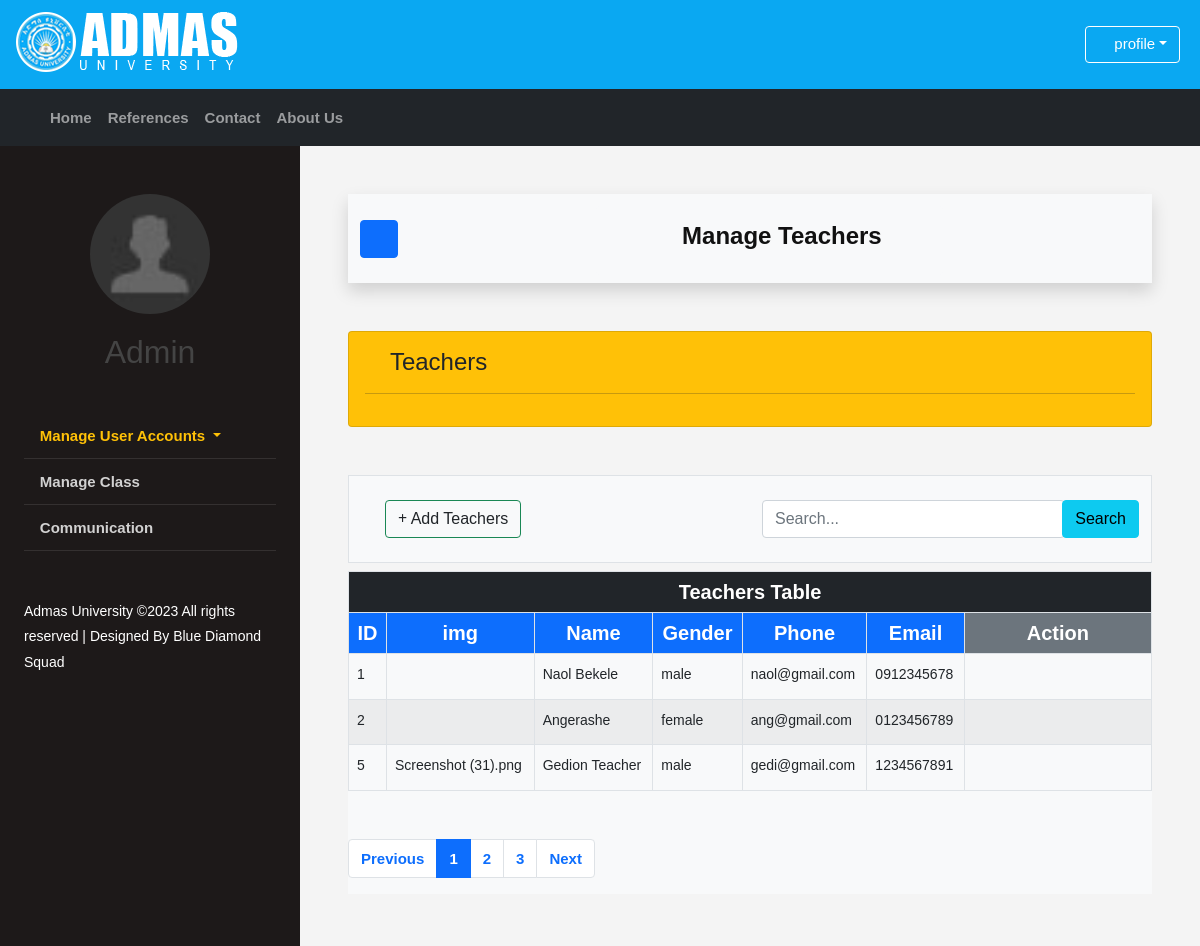
Screenshot of /_admin/a_manage_teachers.php (signed in) with the database file from the repository.
### tables this page shows
CREATE TABLE `teacher` (
  `teacher_id` int(255) NOT NULL,
  `teacher_full_name` varchar(255) NOT NULL,
  `teacher_phone_no` varchar(255) NOT NULL,
  `teacher_gender` varchar(255) NOT NULL,
  `teacher_email` varchar(255) NOT NULL,
  `teacher_password` varchar(255) NOT NULL,
  `teacher_photo` varchar(255) NOT NULL
);

### _admin/a_manage_teachers.php (the view, shortened to what this page needs)
<?php
include "../my_funcs.php";
?>
<!DOCTYPE html>
<html lang="en-us" dir="ltr">
    <head>
        <link rel="stylesheet" type="text/css" href="../icon/svg-with-js/css/fa-svg-with-js.css">
        <link rel="stylesheet" type="text/css" href="../css/bootstrap.min.css">
        <link rel="stylesheet" type="text/css" href="../css/style.css">
  </head>
  <body>
    <header id="top-header">
        <div class="top-tol">
            <ul>
                <div id="logo">
                    <a><img src="../images/Logoo.png" alt="admas university e-learning managment system logo" title="AU e-learning management"></a>
                </div>
                <div class="dropdown myac">
                    <a id="a1" class="btn btn-outline-info dropdown-toggle" href="#" role="button" id="dpMLink" data-bs-toggle="dropdown" aria-expanded="false"><i class="fas fa-user-circle"></i>&nbsp;<label>profile</label></a>
                </div>
            </ul>
        </div>
    </header>
    <nav class="navbar navbar-expand-md bg-dark navbar-dark" style="margin-bottom: 0px;">
        <div class="container">
            <div class="collapse navbar-collapse" id="navbarContent">
                <ul class="navbar-nav me-auto mb-2 mb-lg-0">
                    <li class="nav-item"><a href="../index.php" class="nav-link">Home</a></li>
                    <li class="nav-item"><a href="../reference.php" class="nav-link">References</a></li>
                    <li class="nav-item"><a href="../contact.php" class="nav-link">Contact</a></li>
                    <li class="nav-item"><a href="../about.php" class="nav-link">About Us</a></li>
                </ul>
            </div>
        </div>
    </nav>
	<div class="wrapper d-flex align-items-stretch">
		<nav id="sidebar">
			<div class="p-4 pt-5">
                <div class="row">
                    <div class="col">
                        <a href="update_profile.php" class="img logo rounded-circle mb-5" style="background-image: url(images/avatar.jpg);"><br><br><br><br><br>
                            <center><h2>Admin</h2></center>
                        </a>
                    </div>
                </div><br><br>
    	           <ul class="list-unstyled components mb-5">
                       <li class="dropdown">
                          <a class="dropdown-toggle text-warning" href="#" id="Dropdown" role="button" data-bs-toggle="dropdown" aria-expanded="false"><i class="fas fa-users"></i>
                            Manage User Accounts
                          </a>
                        </li>
                        <li><a href="a_manage_class.php"><i class="fas fa-chalkboard"></i> Manage Class</a></li>
                        <li><a href="a_communication.php"><i class="fas fa-comments"></i> Communication</a></li>
                    </ul>
        	        <div class="footer">
        				Admas University &copy;<script>document.write(new Date().getFullYear());</script> All rights reserved | Designed By Blue Diamond Squad
        	        </div>
	           </div>
    	   </nav>
            <div id="content" class="p-4 p-md-5">
                <nav class="navbar navbar-expand-lg navbar-light bg-light shadow">
                    <div class="container">
                        <button type="button" id="sidebarCollapse" class="btn btn-primary">
                            <i class="fas fa-bars"></i>
                        </button>
                        <div class="container">
                            <div class="row align-items-center justify-content-center">
                                <div class="col-md-6 text-center">
                                    <div class="card bg-light col-md mt-1" style="border-style: none;">
                                        <div class="card-body">
                                            <h4 class="card-title"><i class="fas fa-tachometer-alt"></i> <strong>Manage Teachers</strong></h4>
                                        </div>
                                    </div>
                                </div>
                            </div>
                        </div>
                    </div>
                </nav>
                <section class="mt-5">
                    <div class="row g-4">
                        <div class="col-md-12">
                            <a href="#" class="col-md-3" style="text-decoration: none;">
                                <div class="card bg-warning text-dark">
                                    <div class="card-body">
                                        <h4><i class="fas fa-chalkboard-teacher"></i> Teachers</h4>
                                        <hr>
                                    </div>
                                </div>
                            </a>
                        </div>
                </section>
                <section class="mt-5 border bg-light">
                    <div class="container">
                        <div class="row g-4">
                            <div class="col-md">
                                <a class="btn btn-outline-success text-dark m-4" href="a_add_teachers.php" role="button" style="text-decoration: none;"><i class="fas fa-plus"></i> Add Teachers</a>
                            </div>
                            <div class="col-md">
                                <form class="d-flex mt-4">
                                    <input class="form-control me-2" type="search" placeholder="Search...  " aria-label="Search">
                                    <button class="btn btn-info" type="submit" style="margin-left: -11px;">Search</button>
                                </form>
                            </div>
                        </div>
                    </div>
                </section>
                <section class="mt-2 bg-light">
                    <div class="">
                        <div class="row">
                            <div class="col-md">
                                <table class="table table-bordered table-striped table-hover">
                                    <thead>
                                        <tr class="h5">
                                            <th colspan="9" class="bg-dark text-white"><center>Teachers Table</center></th>
                                        </tr>
                                    </thead>
                                  <thead>
                                    <tr class="h5 bg-primary text-white">
                                      <th class="text-center" scope="col">ID</th>
                                      <th class="text-center" scope="col">img</th>
                                      <th class="text-center" scope="col">Name</th>
                                      <th class="text-center" scope="col">Gender</th>
                                      <th class="text-center" scope="col">Phone</th>
                                      <th class="text-center" scope="col">Email</th>
                                      <th class="text-center bg-secondary" scope="col">Action</th>
                                    </tr>
                                  </thead>
                                  <tbody>
                                    <tr>
                                    <?php
                                        $q = "SELECT * FROM teacher";
                                        $q_result = mysqli_query($con,$q);
                                        while($row = mysqli_fetch_assoc($q_result)){
                                            printf("<tr> <td>%d</td> <td>%s</td> <td>%s</td> <td>%s</td> <td>%s</td> <td>%s</td>",
                                            $row['teacher_id'],
                                            htmlspecialchars($row['teacher_photo']),
                                            htmlspecialchars($row['teacher_full_name']),
                                            htmlspecialchars($row['teacher_gender']),
                                            htmlspecialchars($row['teacher_email']),
                                            htmlspecialchars($row['teacher_phone_no'])
                                             );
                                    ?>
                                    <td class="text-center h4">
                                        <a href="t_view_api.php?id=<?php echo $row['teacher_id'] ?>"><i class="fas fa-address-card px-3"></i></a>
                                        <a href="t_edit_api.php?id=<?php echo $row['teacher_id'] ?>"><i class="fas fa-pencil-alt px-3"></i></a>
                                        <a href="t_delete_api.php?id=<?php echo $row['teacher_id'] ?>"><i class="fas fa-trash-alt px-3 text-danger"></i></a>
                                    </td>
                                    </tr>
                                    <?php
                                       }
                                    ?>
                                  </tbody>
                                </table>
                                <div class="mt-5 pagination">
                                    <nav aria-label="Page navigation example">
                                        <ul class="pagination justify-content-end">
                                            <li class="page-item"><a class="page-link text-primary" href="index.php">Previous</a></li>
                                            <li class="page-item active"><a class="page-link text-white" href="#">1</a></li>
                                            <li class="page-item"><a class="page-link text-primary" href="#">2</a></li>
                                            <li class="page-item"><a class="page-link text-primary" href="#">3</a></li>
                                            <li class="page-item"><a class="page-link text-primary" href="">Next</a></li>
                                        </ul>
                                    </nav>
                                </div>
                             </div>
                        </div>
                    </div>
                </section>
            </div>
  </body>
</html>

### css/style.css (style rules this page uses)
* { margin: 0px; padding: 0px; }
body { display: flex; flex-direction: column; font-family: "Verdana", "Arial", "Helvetica",serif, sans-serif; font-size: 14px; line-height: 1.8em; color: #111; background-color: #f4f4f4; }
h1, h2 { color: #444; line-height: 2.0em; margin: 15x 0px 10px 0px; }
a:any-link { text-decoration: none; color: blueviolet; }
#top-header { line-height: 70px; background-color: #0aa8f2; }
#top-header #logo img { margin-top: 10px; margin-right: 10px; margin-left: -20px; }
#top-header ul { list-style: none; }
#top-header .myac { float: right; margin-top: -65px; margin-right: 20px; }
#top-header .myac #a1 { text-decoration: none; color: white; border: 1px solid white; font-size: 15px;" }
nav ul li a { font-size: 15px; font-weight: bold; }
#sidebar { min-width: 300px; max-width: 300px; background: #1d1919; color: #fff; -webkit-transition: all 0.3s; -o-transition: all 0.3s; transition: all 0.3s; }
#sidebar .logo { display: block; width: 120px; height: 120px; margin: 0 auto; }
#sidebar ul.components { padding: 0; }
#sidebar ul li { font-size: 16px; }
#sidebar ul li a { padding: 10px 0; display: block; color: rgba(255, 255, 255, 0.8); border-bottom: 1px solid rgba(255, 255, 255, 0.1); }
img { vertical-align: middle; border-style: none; }
img { page-break-inside: avoid; }
.img { background-size: cover; background-repeat: no-repeat; background-position: center center; }
#content { width: 100%; padding: 0; min-height: 100vh; -webkit-transition: all 0.3s; -o-transition: all 0.3s; transition: all 0.3s; }

### rows the page displays
teacher: teacher_id "1", teacher_full_name "Naol Bekele", teacher_gender "male", teacher_email "naol@gmail.com", teacher_phone_no "0912345678"
teacher: teacher_id "2", teacher_full_name "Angerashe", teacher_gender "female", teacher_email "ang@gmail.com", teacher_phone_no "0123456789"
teacher: teacher_id "5", teacher_photo "Screenshot (31).png", teacher_full_name "Gedion Teacher", teacher_gender "male", teacher_email "gedi@gmail.com", teacher_phone_no "1234567891"
